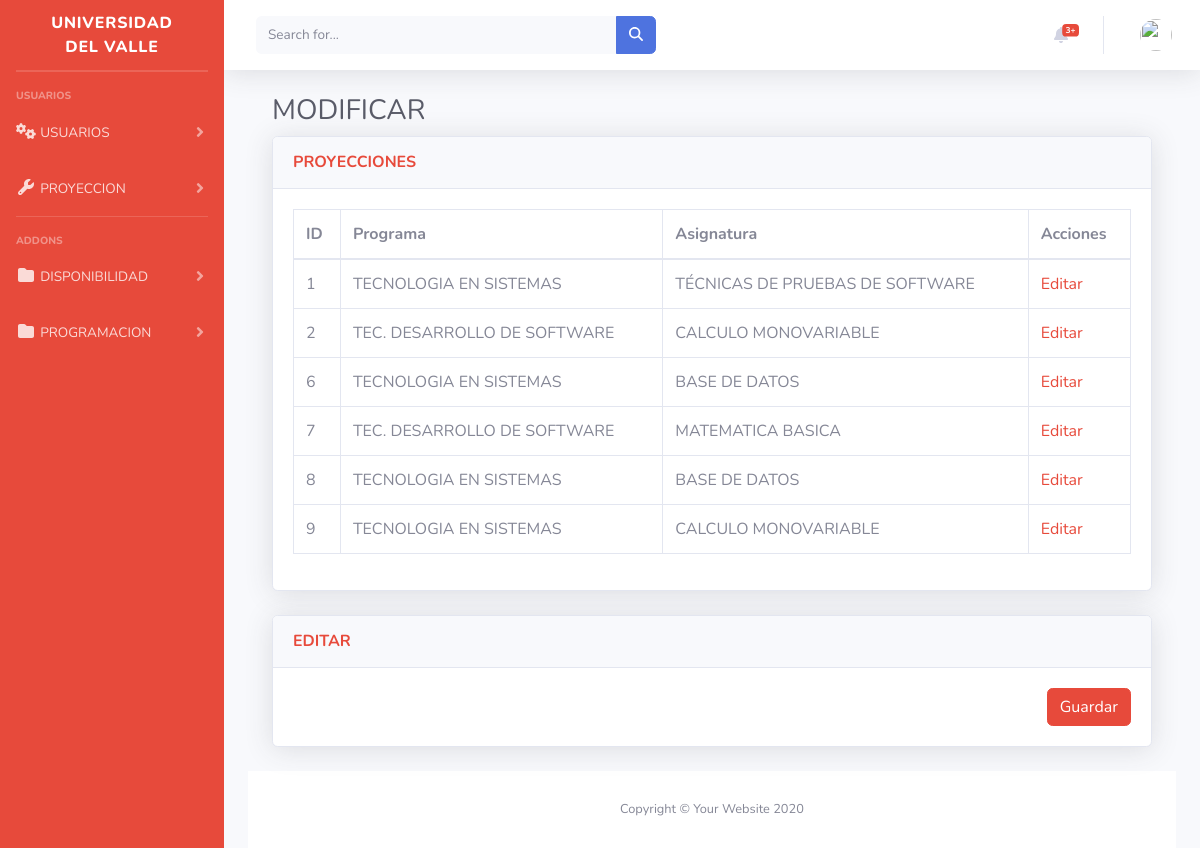
Page /inicio/editar on the earlier database version.
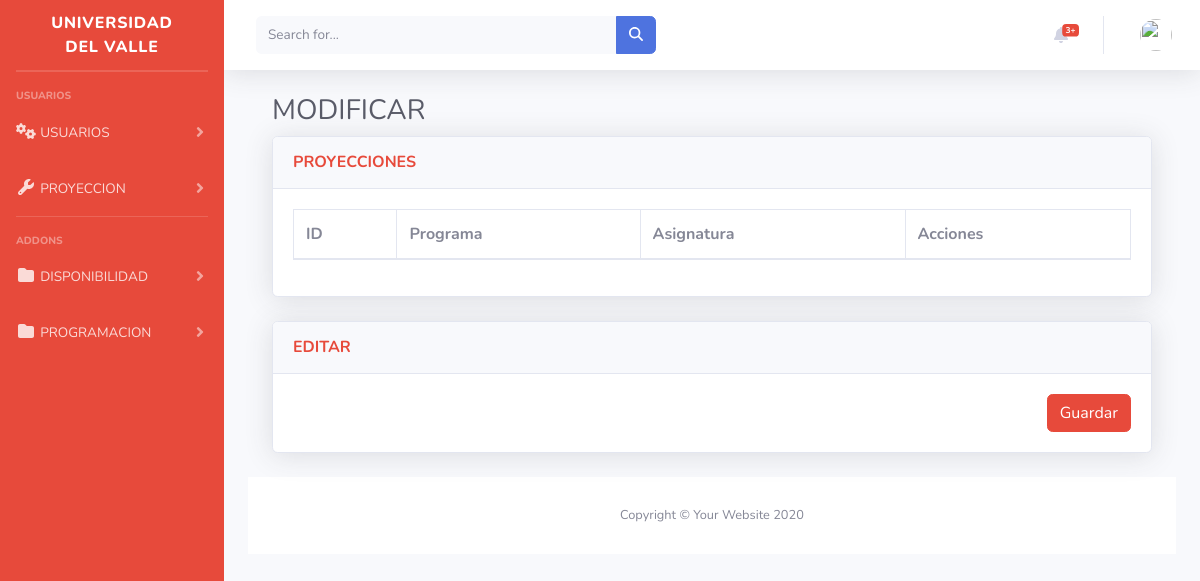
Same page on the later database version.
### inicio/models.py (models this page shows, shortened)
class Proyeccion(models.Model):
    id = models.AutoField(primary_key=True)
    id_programas = models.ForeignKey(Programas, on_delete=models.CASCADE)
    id_asignatura = models.ForeignKey(Asignatura, on_delete=models.CASCADE, null=True)
    total_semana = models.IntegerField(default=19)
    num_profesores = models.IntegerField(default=1)
    semestre = models.IntegerField(default=1)

class Programas(models.Model):
    codigo = models.AutoField(primary_key=True)
    cod = models.CharField(max_length=200)
    nombre = models.CharField(max_length=200)
    correo = models.CharField(max_length=200)
    jornada = models.CharField(max_length=200)
    def __str__(self):
        return self.nombre

class Asignatura(models.Model):
    id = models.AutoField(primary_key=True)
    codigo= models.CharField(max_length=200)
    nombre = models.CharField(max_length=200)
    creditos = models.IntegerField()
    intensidad = models.IntegerField()
    def __str__(self):
        return self.nombre

### inicio/views.py (the view)
# urls.py: path('editar', views.proyeccion_list, name='lista'),
def proyeccion_list(request):
    proyecciones = Proyeccion.objects.all()
    return render(request, 'editarProyeccion.html', {'proyecciones': proyecciones})

### inicio/templates/editarProyeccion.html (shortened to what this page needs)
{% extends "base.html" %}
  {%block content%}
  {%load static%}
  <div>
  <!DOCTYPE html>
  <html lang="en">
  <head>
      <link rel="stylesheet" href="https://cdnjs.cloudflare.com/ajax/libs/font-awesome/5.15.3/css/all.min.css" />
      <link href="vendor/fontawesome-free/css/all.min.css" rel="stylesheet" type="text/css">
      <link href="css/sb-admin-2.min.css" rel="stylesheet">
      <link href="vendor/datatables/dataTables.bootstrap4.min.css" rel="stylesheet">
  </head>
  <body id="page-top">
                  <div class="container-fluid">
                      <h1 class="h3 mb-2 text-gray-800">MODIFICAR</h1>
                      <div class="card shadow mb-4">
                          <div class="card-header py-3">
                              <h6 class="m-0 font-weight-bold text-danger">PROYECCIONES</h6>
                          </div>
                          <div class="card-body">
                              <div class="table-responsive">
                                  <table class="table table-bordered" id="dataTable" width="100%" cellspacing="0">
                                    <thead>
                                      <tr>
                                        <th>ID</th>
                                        <th>Programa</th>
                                        <th>Asignatura</th>
                                        <th>Acciones</th>
                                      </tr>
                                    </thead>
                                    <tbody>
                                        {% for proyeccion in proyecciones %}
                                        <tr>
                                            <td>{{ proyeccion.id }}</td>
                                            <td>{{ proyeccion.id_programas }}</td>
                                            <td>{{ proyeccion.id_asignatura }}</td>
                                            <td>
                                          <a class="text-danger" href="{% url 'editar_proyeccion' id=proyeccion.id %}">Editar</a>
                                        </td>
                                      </tr>
                                        {% endfor %}
                                    </tbody>
                                  </table>
                              </div>
                            </div>
                      </div>
                      <div class="card shadow mb-4">
                        <div class="card-header py-3">
                          <h6 class="m-0 font-weight-bold text-danger">EDITAR</h6>
                      </div>
                      <div class="card-body">
                        <div class="table-responsive">
                       <form method="post">
                        <div class="text-right">
                          <button type="submit" class="btn btn-danger hide">Guardar</button>
                        </div>
                      </div>
                        </div>
                      </div>
                  </div>
              </div>
              <footer class="sticky-footer bg-white">
                  <div class="container my-auto">
                      <div class="copyright text-center my-auto">
                          <span>Copyright &copy; Your Website 2020</span>
                      </div>
                  </div>
              </footer>
          </div>
      </div>
  </body>
  </html>
  {%endblock%}

Differences in the rows shown:
removed Proyeccion: id "1", id_programas "TECNOLOGIA EN SISTEMAS", id_asignatura "TÉCNICAS DE PRUEBAS DE SOFTWARE"
removed Proyeccion: id "2", id_programas "TEC. DESARROLLO DE SOFTWARE", id_asignatura "CALCULO MONOVARIABLE"
removed Proyeccion: id "6", id_programas "TECNOLOGIA EN SISTEMAS", id_asignatura "BASE DE DATOS"
removed Proyeccion: id "7", id_programas "TEC. DESARROLLO DE SOFTWARE", id_asignatura "MATEMATICA BASICA"
removed Proyeccion: id "8", id_programas "TECNOLOGIA EN SISTEMAS", id_asignatura "BASE DE DATOS"
removed Proyeccion: id "9", id_programas "TECNOLOGIA EN SISTEMAS", id_asignatura "CALCULO MONOVARIABLE"
